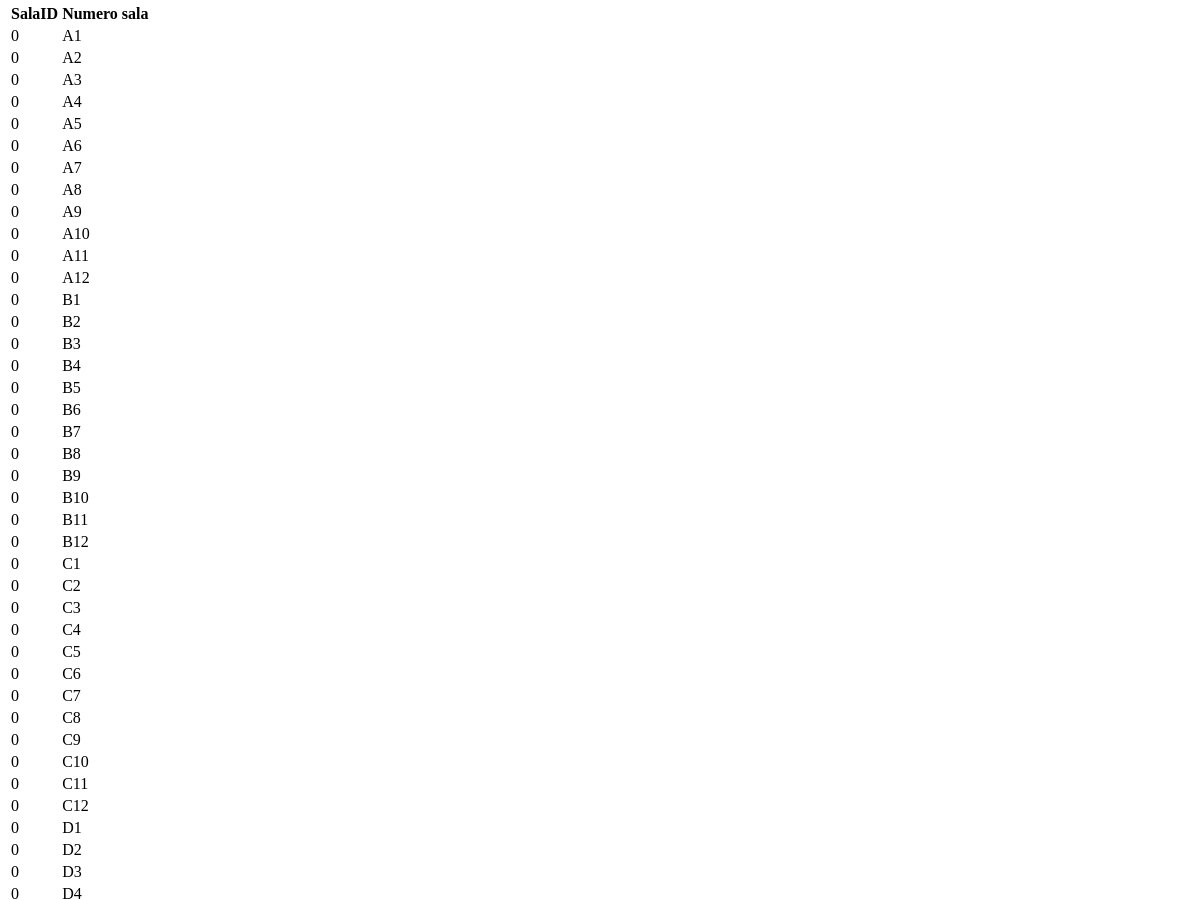
The page /addSalas.html (middle part) on the database as committed earlier.
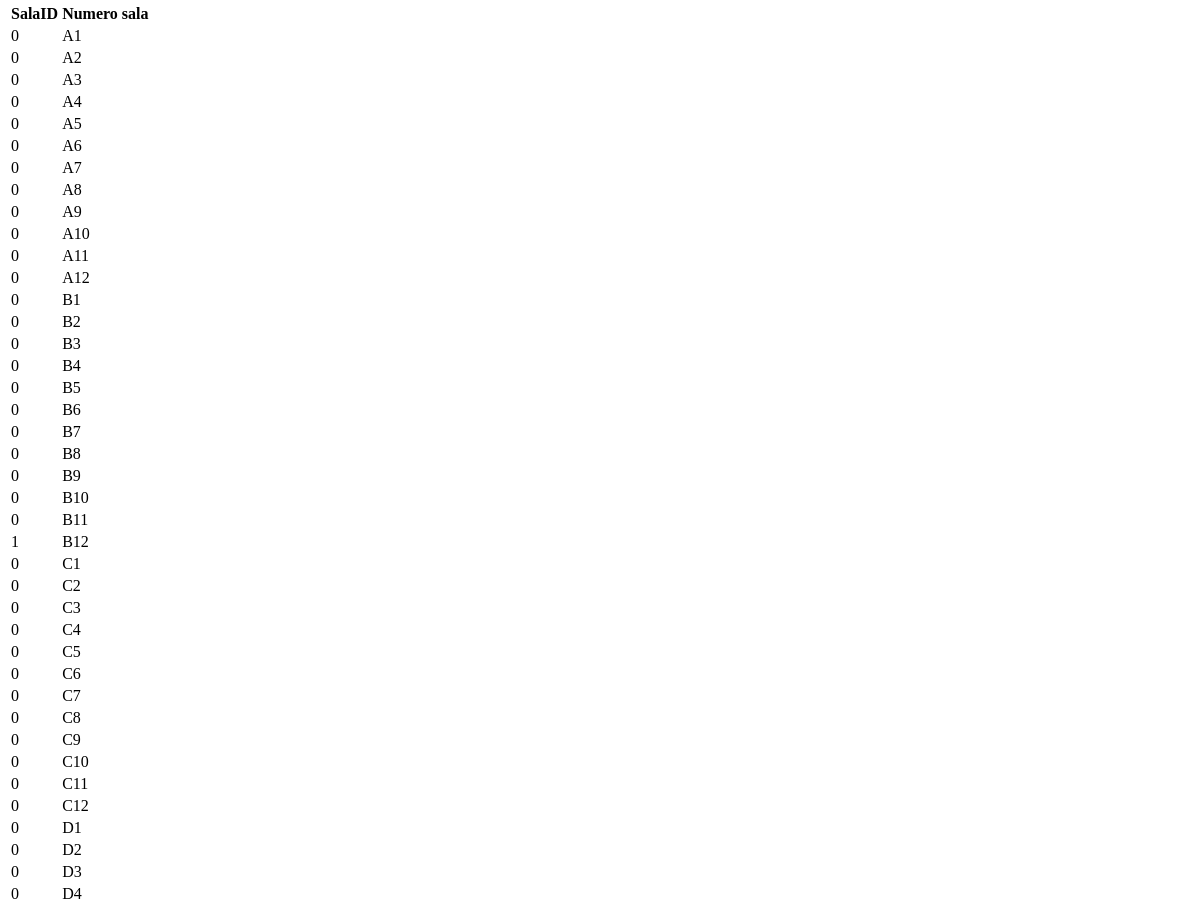
The same page on the database as committed later.
### website/models.py (models this page shows)
class Showseat(db.Model):
    id = db.Column(db.Integer, primary_key=True)
    status = db.Column(db.Integer)
    seat = db.Column(db.String(150))
    show_id = db.Column(db.Integer, db.ForeignKey('show.id'))
    booking_id = db.Column(db.Integer, db.ForeignKey('booking.id'))

### website/views.py (the view)
@views.route('addSalas.html', methods=['GET', 'POST'])
def salas():
    if request.method == 'POST':
        numero_sala = request.form.get('numero-sala')
        seats_no = request.form.get('seatsno')
        try:
            new_sala = Cinemahall(hall_number=numero_sala,total_seats=seats_no)
            db.session.add(new_sala)
            db.session.commit()
        except Exception as e:
            return str(e)
        return redirect('/addSalas.html')
    else:
        salas = Cinemahall.query.order_by(Cinemahall.id)
        showseats = Showseat.query.filter_by(show_id=6).all()
        return render_template('addSalas.html', salas=salas, showseats=showseats)

### website/templates/addSalas.html (shortened to what this page needs)
<html lang="en">
<head>
</head>
<body>
    <table>
    <tr>
        <th>SalaID</th>
        <th>Numero sala</th>
    </tr>
    {% for show in showseats %}
    <tr>
        <td>{{ show.status }}</td>
        <td>{{ show.seat }}</td>
    </tr>
    {% endfor %}
    </table>
</body>
</html>

Rows that differ between the two databases and show on the page:
changed Showseat (number 24 of 40 on the later page): status "0" → "1"
